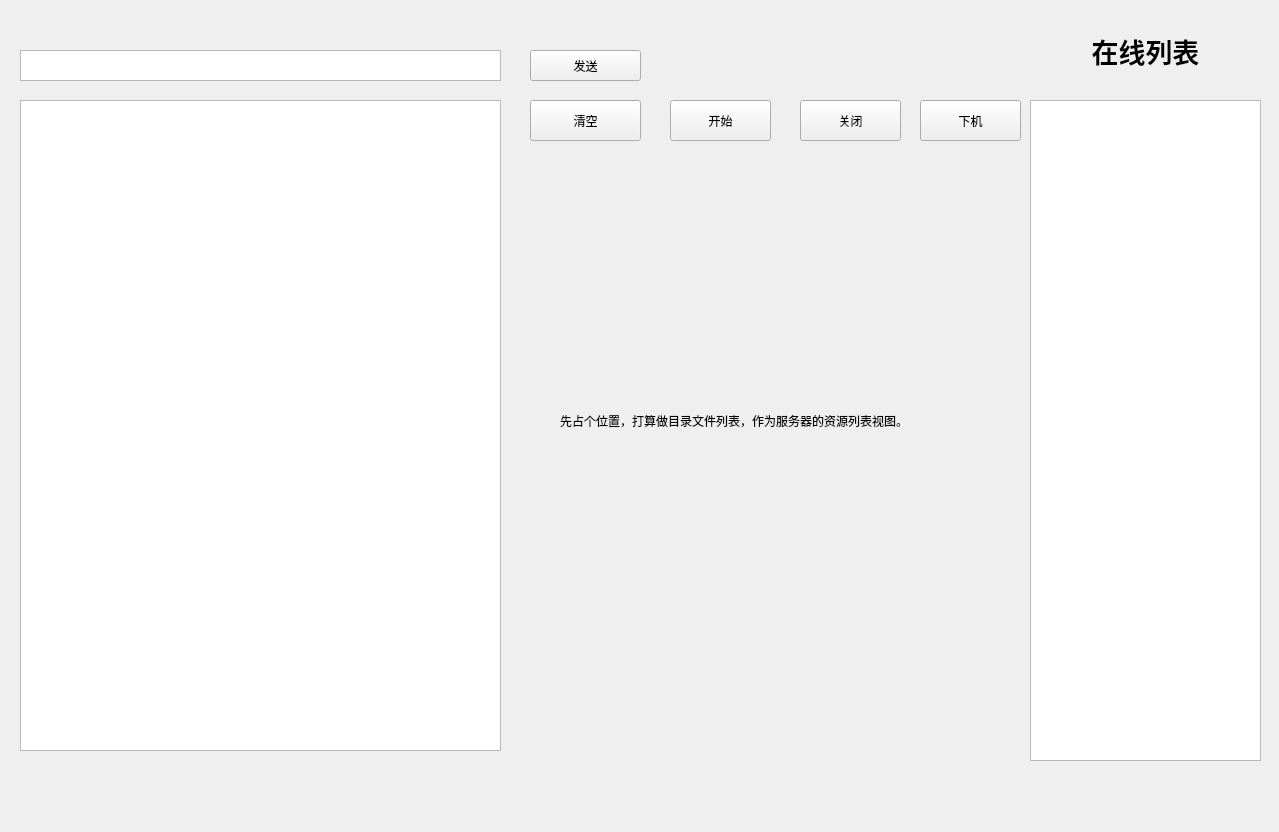
<?xml version="1.0" encoding="UTF-8"?>
<ui version="4.0">
 <class>Widget</class>
 <widget class="QWidget" name="Widget">
  <property name="geometry">
   <rect>
    <x>0</x>
    <y>0</y>
    <width>1279</width>
    <height>832</height>
   </rect>
  </property>
  <property name="windowTitle">
   <string>Widget</string>
  </property>
  <widget class="QTextEdit" name="talkText">
   <property name="geometry">
    <rect>
     <x>20</x>
     <y>50</y>
     <width>481</width>
     <height>31</height>
    </rect>
   </property>
  </widget>
  <widget class="QTextEdit" name="logList">
   <property name="geometry">
    <rect>
     <x>20</x>
     <y>100</y>
     <width>481</width>
     <height>651</height>
    </rect>
   </property>
  </widget>
  <widget class="QTextEdit" name="onlineList">
   <property name="geometry">
    <rect>
     <x>1030</x>
     <y>100</y>
     <width>231</width>
     <height>661</height>
    </rect>
   </property>
  </widget>
  <widget class="QPushButton" name="sendTalkBtn">
   <property name="geometry">
    <rect>
     <x>530</x>
     <y>50</y>
     <width>111</width>
     <height>31</height>
    </rect>
   </property>
   <property name="text">
    <string>发送</string>
   </property>
  </widget>
  <widget class="QPushButton" name="pushButton_2">
   <property name="geometry">
    <rect>
     <x>530</x>
     <y>100</y>
     <width>111</width>
     <height>41</height>
    </rect>
   </property>
   <property name="text">
    <string>清空</string>
   </property>
  </widget>
  <widget class="QPushButton" name="psbtn">
   <property name="geometry">
    <rect>
     <x>670</x>
     <y>100</y>
     <width>101</width>
     <height>41</height>
    </rect>
   </property>
   <property name="text">
    <string>开始</string>
   </property>
  </widget>
  <widget class="QPushButton" name="pushButton_4">
   <property name="geometry">
    <rect>
     <x>800</x>
     <y>100</y>
     <width>101</width>
     <height>41</height>
    </rect>
   </property>
   <property name="text">
    <string>关闭</string>
   </property>
  </widget>
  <widget class="QPushButton" name="pushButton_5">
   <property name="geometry">
    <rect>
     <x>920</x>
     <y>100</y>
     <width>101</width>
     <height>41</height>
    </rect>
   </property>
   <property name="text">
    <string>下机</string>
   </property>
  </widget>
  <widget class="QLabel" name="label">
   <property name="geometry">
    <rect>
     <x>1040</x>
     <y>10</y>
     <width>211</width>
     <height>81</height>
    </rect>
   </property>
   <property name="font">
    <font>
     <family>Arial</family>
     <pointsize>20</pointsize>
     <weight>75</weight>
     <bold>true</bold>
    </font>
   </property>
   <property name="text">
    <string>在线列表</string>
   </property>
   <property name="alignment">
    <set>Qt::AlignCenter</set>
   </property>
  </widget>
  <widget class="QLabel" name="label_2">
   <property name="geometry">
    <rect>
     <x>560</x>
     <y>180</y>
     <width>421</width>
     <height>481</height>
    </rect>
   </property>
   <property name="text">
    <string>先占个位置，打算做目录文件列表，作为服务器的资源列表视图。</string>
   </property>
  </widget>
 </widget>
 <resources/>
 <connections/>
</ui>
